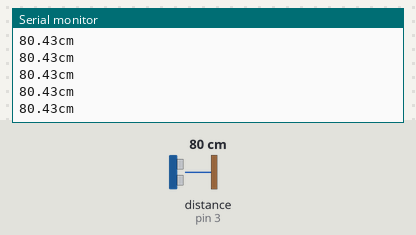
Bench run of a sketch on a simulated Arduino Uno, built with avr-gcc and run on an emulated ATmega328P. On the bench: the last lines printed to the serial monitor. Wiring (inferred from the names in the program): ultrasonic range finder: trigger pin 2; echo pin 3. Inputs (shaded band) come from the test bench; at power-on: distance to the obstacle (sensor on pin 3) 80 cm. The echo pulse lasts 58.3 µs per cm.

Above: at 1.2 s.
1.3 s: distance to the obstacle (sensor on pin 3) set to 120 cm
At 1.49 s:
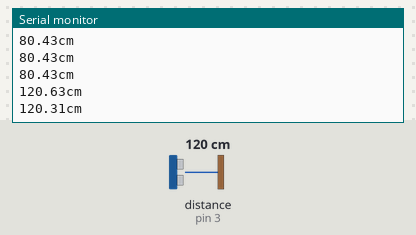
4.3 s: distance to the obstacle (sensor on pin 3) set to 2 cm
At 4.3 s:
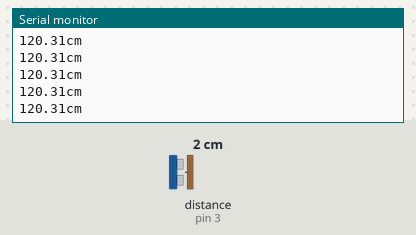
5.8 s: distance to the obstacle (sensor on pin 3) set to 299 cm
At 5.83 s:
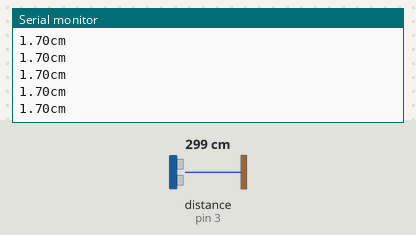
Timing chart, 0 to 8.8 s (numbered marks = the images above; inputs shaded):
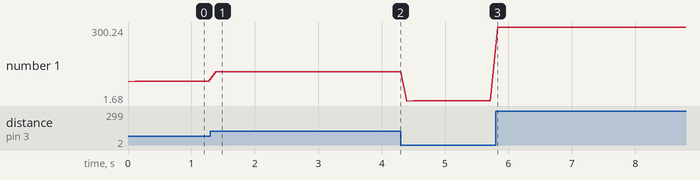

Measured:
- after the input at 1.3 s, the serial monitor: prints a new line after 0.08 s (image 1)
- plotted number 1: 80.43 → 120.31 after the input at 1.3 s, 120.31 → 1.7 after the input at 4.3 s, 1.7 → 300.24 after the input at 5.8 s

The sketch:

Distance.ino
```cpp
const int TrigPin = 2;
const int EchoPin = 3;
float cm;
void setup()
{
Serial.begin(9600);
pinMode(TrigPin, OUTPUT);
pinMode(EchoPin, INPUT);
}
void loop()
{
digitalWrite(TrigPin, LOW); //低高低电平发一个短时间脉冲去TrigPin
delayMicroseconds(2);
digitalWrite(TrigPin, HIGH);
delayMicroseconds(10);
digitalWrite(TrigPin, LOW);

cm = pulseIn(EchoPin, HIGH) / 58.0; //将回波时间换算成cm
cm = (int(cm * 100.0)) / 100.0; //保留两位小数
Serial.print(cm);
Serial.print("cm");
Serial.println();
delay(100);
}
```
